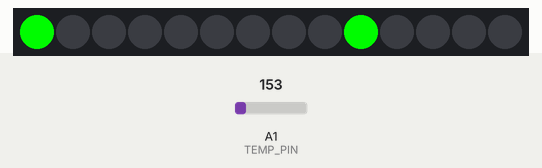
This sketch was run on a simulated Arduino Uno, built with avr-gcc and run on an emulated ATmega328P. Parts: 14 RGB LEDs in strip order, left to right. Inputs (shaded band) come from the test bench; at power-on: A1 (TEMP_PIN) = 153. What the sketch prints to the serial monitor is not drawn.

Above: at 0.1 s.
At 2.1 s:
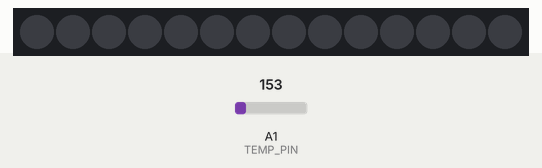

The sketch:

TempSensor3V.ino
```cpp
#include <Adafruit_NeoPixel.h>


// Harware constants
const int TEMP_PIN = 1;
const int LED_PIN = 3;   // Neopixel array data pin
const int TOTAL_LEDS = 14; // total LEDs in the array

const int TIME_INTERVAL = 2000;
const int TEMP_CHANGE = 10;


// Declare the Neopixel strip using settings for Jewel V7 RGB neopixels
Adafruit_NeoPixel strip = Adafruit_NeoPixel(TOTAL_LEDS, LED_PIN, NEO_GRB + NEO_KHZ800);

float prevVoltage;
unsigned long timer = 0;


void setup() {
  // Init serial for debugging
  Serial.begin(9600);

  // Neopixel initialization
  strip.begin();
  strip.setPixelColor(0, strip.Color(0, 0, 0));
  strip.show();
  delay(10);
}

void loop() {
  float voltage = getVoltage();
  Serial.print(voltage); Serial.println(" volts");

  if (voltage > .15) {
    strip.setPixelColor(0, strip.Color(0, 245, 0));
    strip.setPixelColor(9, strip.Color(0, 245, 0));
    strip.show();
    delay(2000);

    strip.setPixelColor(0, strip.Color(0, 0, 0));
    strip.setPixelColor(9, strip.Color(0, 0, 0));
    strip.show();
  }

  delay(2000);

//  float temperatureF = getTemperatureF();
//
//  if (millis() - timer >= TIME_INTERVAL) {
//    // If temperature rose 10 degrees F in the last TIME_INTERVAL ms
//    bool shouldTurnOn = (temperatureF - prevTempF) >= 10;
//    // If temperature fell 10 degrees F in last TIME_INTERVAL ms
//    bool shouldTurnOff = (prevTempF - temperatureF) >= 10 ;
//
//    if (shouldTurnOn) {
//      strip.setPixelColor(0, strip.Color(0, 245, 0));
//    } else if (shouldTurnOff){
//      strip.setPixelColor(0, strip.Color(0, 0, 0));
//    }
//
//    prevTempF = temperatureF;  // Update prev temperature
//    timer = millis();         // Reset timer
//  }
}

float getVoltage() {
  // Convert reading to voltage. For 5v arduino use 5.0
  float voltage = analogRead(TEMP_PIN) * 3.3;
  voltage = voltage / 1024.0;

  return voltage;

//  // Convert from 10 mv per degree with 500 mV offset
//  // to degrees ((voltage - 500mV) times 100)
//  float temperatureC = (voltage - 0.5) * 100 ;
//
//  float temperatureF = (temperatureC * 9.0 / 5.0) + 32.0; // Convert to Fahrenheit
//  return temperatureF;

//  return ((analogRead(TEMP_PIN) * 0.0048828125 * 100) * (9.0 / 5.0) + 32.0);
}
```

Measured:
- what the display in image 0 shows lasts 2.0 s, from 0.0 s to 2.0 s
